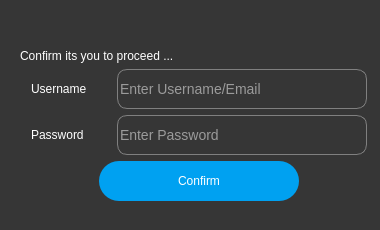
<?xml version="1.0" encoding="UTF-8"?>
<ui version="4.0">
 <class>Form</class>
 <widget class="QWidget" name="Form">
  <property name="geometry">
   <rect>
    <x>0</x>
    <y>0</y>
    <width>380</width>
    <height>230</height>
   </rect>
  </property>
  <property name="minimumSize">
   <size>
    <width>380</width>
    <height>230</height>
   </size>
  </property>
  <property name="maximumSize">
   <size>
    <width>394</width>
    <height>246</height>
   </size>
  </property>
  <property name="windowTitle">
   <string>Authentication Form</string>
  </property>
  <property name="styleSheet">
   <string notr="true">*{
background-color:rgb(54,54,54);
color:white;
}
QGroupBox{
border:none;
padding:10px,10px
}</string>
  </property>
  <layout class="QHBoxLayout" name="horizontalLayout_3">
   <item>
    <widget class="QGroupBox" name="groupBox">
     <property name="minimumSize">
      <size>
       <width>376</width>
       <height>228</height>
      </size>
     </property>
     <property name="maximumSize">
      <size>
       <width>380</width>
       <height>230</height>
      </size>
     </property>
     <property name="styleSheet">
      <string notr="true">*{
font: 12pt &quot;MS Shell Dlg 2&quot;;
}
QLineEdit{
font:14px;
}
QPushButton#confirmBtn{
background-color:#00a1f1;
border-radius:20px;
}
QPushButton#confirmBtn:hover{
background-color: rgba(0, 161, 241,225);
border:2px solid white;
}
QPushButton#confirmBtn:pressed{
background-color: rgba(0, 161, 241,150);
}

</string>
     </property>
     <property name="title">
      <string/>
     </property>
     <layout class="QVBoxLayout" name="verticalLayout_3">
      <item>
       <spacer name="verticalSpacer">
        <property name="orientation">
         <enum>Qt::Vertical</enum>
        </property>
        <property name="sizeHint" stdset="0">
         <size>
          <width>20</width>
          <height>40</height>
         </size>
        </property>
       </spacer>
      </item>
      <item>
       <widget class="QLabel" name="label">
        <property name="maximumSize">
         <size>
          <width>16777215</width>
          <height>40</height>
         </size>
        </property>
        <property name="text">
         <string>Confirm its you to proceed ...</string>
        </property>
       </widget>
      </item>
      <item>
       <layout class="QVBoxLayout" name="verticalLayout">
        <property name="spacing">
         <number>2</number>
        </property>
        <item>
         <layout class="QHBoxLayout" name="horizontalLayout">
          <property name="spacing">
           <number>2</number>
          </property>
          <item>
           <widget class="QLabel" name="label_2">
            <property name="maximumSize">
             <size>
              <width>73</width>
              <height>16777215</height>
             </size>
            </property>
            <property name="text">
             <string>Username</string>
            </property>
           </widget>
          </item>
          <item>
           <widget class="QLineEdit" name="usernameLE">
            <property name="minimumSize">
             <size>
              <width>250</width>
              <height>40</height>
             </size>
            </property>
            <property name="maximumSize">
             <size>
              <width>250</width>
              <height>16777215</height>
             </size>
            </property>
            <property name="styleSheet">
             <string notr="true">border:1px solid grey;
border-radius:10px;
color:white;</string>
            </property>
            <property name="frame">
             <bool>false</bool>
            </property>
            <property name="placeholderText">
             <string>Enter Username/Email</string>
            </property>
           </widget>
          </item>
         </layout>
        </item>
       </layout>
      </item>
      <item>
       <layout class="QVBoxLayout" name="verticalLayout_2">
        <property name="spacing">
         <number>2</number>
        </property>
        <item>
         <layout class="QHBoxLayout" name="horizontalLayout_2">
          <property name="spacing">
           <number>2</number>
          </property>
          <item>
           <widget class="QLabel" name="label_3">
            <property name="minimumSize">
             <size>
              <width>0</width>
              <height>40</height>
             </size>
            </property>
            <property name="maximumSize">
             <size>
              <width>73</width>
              <height>40</height>
             </size>
            </property>
            <property name="text">
             <string>Password</string>
            </property>
           </widget>
          </item>
          <item>
           <widget class="QLineEdit" name="passwordLE">
            <property name="minimumSize">
             <size>
              <width>250</width>
              <height>40</height>
             </size>
            </property>
            <property name="maximumSize">
             <size>
              <width>250</width>
              <height>16777215</height>
             </size>
            </property>
            <property name="styleSheet">
             <string notr="true">border:1px solid grey;
border-radius:10px;
color:white;</string>
            </property>
            <property name="frame">
             <bool>false</bool>
            </property>
            <property name="echoMode">
             <enum>QLineEdit::Password</enum>
            </property>
            <property name="placeholderText">
             <string>Enter Password</string>
            </property>
           </widget>
          </item>
         </layout>
        </item>
       </layout>
      </item>
      <item>
       <layout class="QHBoxLayout" name="horizontalLayout_4">
        <item>
         <spacer name="horizontalSpacer_2">
          <property name="orientation">
           <enum>Qt::Horizontal</enum>
          </property>
          <property name="sizeHint" stdset="0">
           <size>
            <width>40</width>
            <height>20</height>
           </size>
          </property>
         </spacer>
        </item>
        <item>
         <widget class="QPushButton" name="confirmBtn">
          <property name="minimumSize">
           <size>
            <width>200</width>
            <height>40</height>
           </size>
          </property>
          <property name="maximumSize">
           <size>
            <width>200</width>
            <height>16777215</height>
           </size>
          </property>
          <property name="styleSheet">
           <string notr="true">font: 14pt &quot;MS Shell Dlg 2&quot;;</string>
          </property>
          <property name="text">
           <string>Confirm</string>
          </property>
          <property name="iconSize">
           <size>
            <width>30</width>
            <height>30</height>
           </size>
          </property>
         </widget>
        </item>
        <item>
         <spacer name="horizontalSpacer">
          <property name="orientation">
           <enum>Qt::Horizontal</enum>
          </property>
          <property name="sizeHint" stdset="0">
           <size>
            <width>40</width>
            <height>20</height>
           </size>
          </property>
         </spacer>
        </item>
       </layout>
      </item>
      <item>
       <spacer name="verticalSpacer_2">
        <property name="orientation">
         <enum>Qt::Vertical</enum>
        </property>
        <property name="sizeHint" stdset="0">
         <size>
          <width>20</width>
          <height>40</height>
         </size>
        </property>
       </spacer>
      </item>
     </layout>
    </widget>
   </item>
  </layout>
 </widget>
 <resources/>
 <connections/>
</ui>
